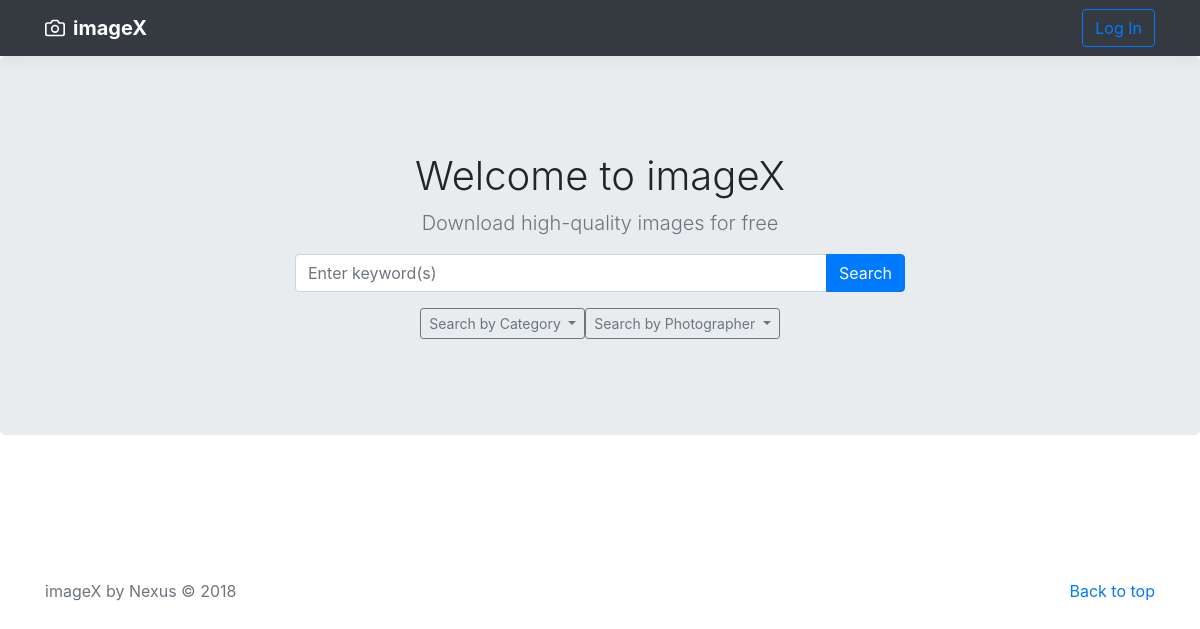
Before: / with the older database file.
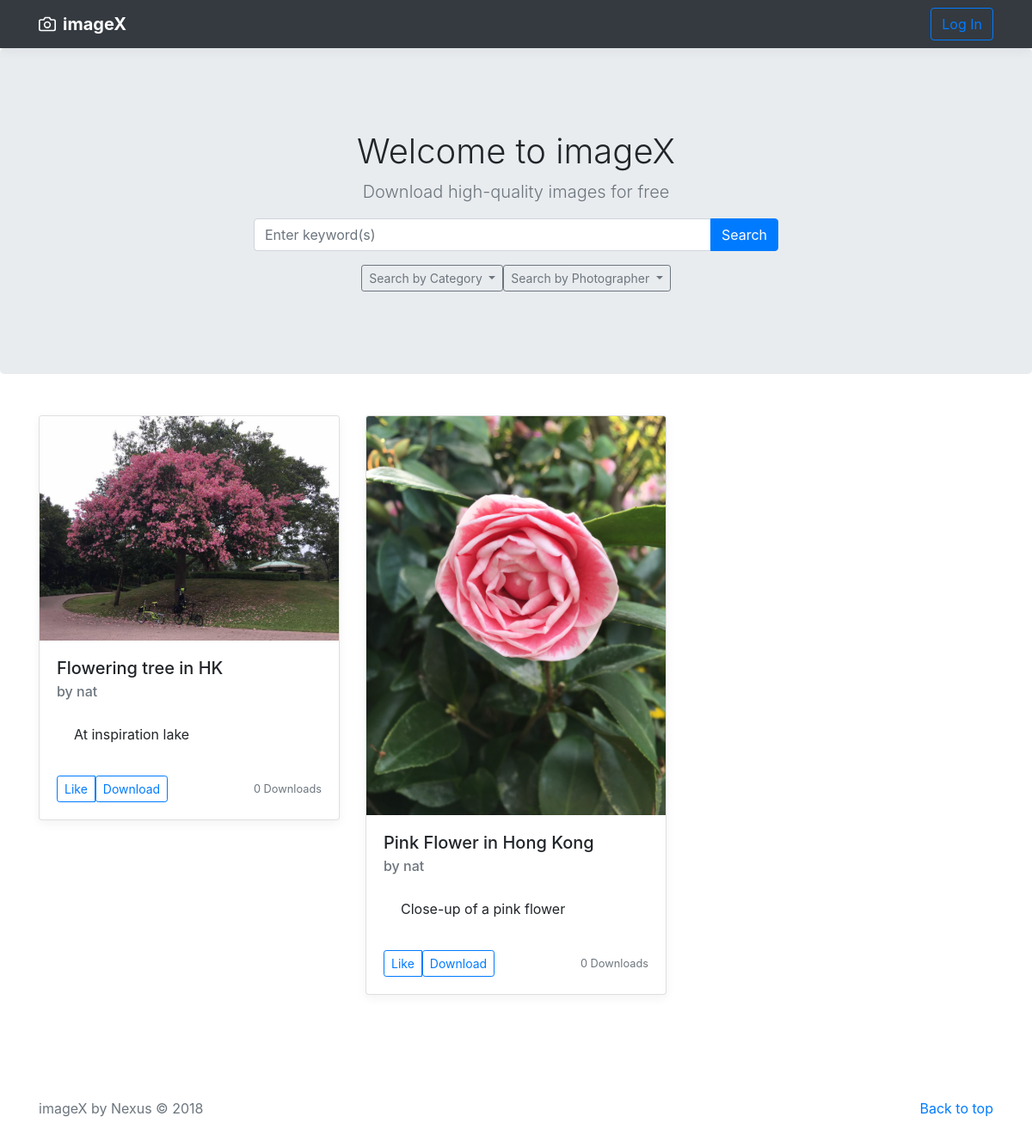
After: the same page with the newer database file.
### search/models.py (models this page shows, shortened)
class Image(models.Model):
    img = models.ImageField(upload_to='')
    title = models.CharField(max_length=90)
    category = models.ForeignKey(Category, to_field='cat_name', on_delete=models.CASCADE)
    description = models.CharField(max_length=280)
    tag = models.ManyToManyField(Tag)
    photographer = models.ForeignKey(Member, on_delete=models.CASCADE)
    upload_date = models.DateField(default=datetime.date.today)
    num_of_downloads = models.IntegerField(default=0)

### accounts/models.py (models this page shows)
class Member(models.Model):
    username = models.OneToOneField(User, to_field='username', on_delete=models.CASCADE)
    daily_quota = models.IntegerField(default=4)
    def __str__(self):
        return str(self.username)

### search/views.py (the view)
# urls.py: path('', views.index, name='index'),
def index(request):
    all_images = Image.objects.all().order_by('-upload_date', '-id')
    all_cat = Category.CATEGORY
    all_photog = Member.objects.all()
    return render(request, 'index.html', {'images': all_images, 'all_cat': all_cat, 'all_photog': all_photog})

### templates/index.html (shortened to what this page needs)
{% extends "base.html" %}
{% block content %}
    <section class="jumbotron text-center mb-0">
        <div class="container">
            <h1 class="jumbotron-heading">Welcome to imageX</h1>
            <p class="lead text-muted">Download high-quality images for free</p>
            <p>
            <form method="get" action="/search/results/">
                <div class="input-group mb-3">
                    <input type="text" class="form-control" name="q"
                           placeholder="Enter keyword(s)"
                           aria-describedby="basic-addon2">
                    <div class="input-group-append">
                        <button type="submit" class="btn btn-primary"
                                aria-haspopup="true" aria-expanded="false">
                            Search
                        </button>
                    </div>
                </div>
            </form>
            </p>
            <div class="btn-group">
                <form method="get" action="/search/category/">
                    <div class="dropdown">
                        <button class="btn btn-outline-secondary btn-sm dropdown-toggle" type="button"
                                id="dropdownMenu2"
                                data-toggle="dropdown" aria-haspopup="true" aria-expanded="false">
                            Search by Category
                        </button>
                    </div>
                </form>
                <form method="get" action="/search/photographer/">
                    <div class="dropdown">
                        <button class="btn btn-outline-secondary btn-sm dropdown-toggle" type="button"
                                id="dropdownMenu3"
                                data-toggle="dropdown" aria-haspopup="true" aria-expanded="false">
                            Search by Photographer
                        </button>
                    </div>
                </form>
            </div>
        </div>
    </section>
    <div class="album py-5">
        <div class="container">
            <div class="row">
                {% for i in images %}
                    <div class="col-md-4">
                        <div class="card mb-4 box-shadow">
                            <img class="card-img-top"
                                 src="http://127.0.0.1:8000/images/{{ i.img }}"
                                 alt="{{ i.description }}"
                                 id="{{ i.img.name }}">
                            <div class="card-body">
                                <h5 class="card-title">{{ i.title }}</h5>
                                <h6 class="card-subtitle mb-2 text-muted">by {{ i.photographer.username }}</h6>
                                <p class="card-body">{{ i.description }}</p>
                                <div class="d-flex justify-content-between align-items-center">
                                    <div class="btn-group">
                                        <button type="button" class="btn btn-sm btn-outline-primary">Like</button>
                                        <form method="GET" action="/download/">
                                        <button type="submit" class="btn btn-sm btn-outline-primary" name="{{ i.img.name }}">Download</button>
                                        </form>
                                    </div>
                                    <small class="text-muted">{{ i.num_of_downloads }} Downloads</small>
                                </div>
                            </div>
                        </div>
                    </div>
                {% endfor %}
            </div>
        </div>
    </div>
{% endblock %}

### templates/base.html (shortened to what this page needs)
<!DOCTYPE html>
<html lang="en">
<head>
    <link rel="stylesheet" href="https://maxcdn.bootstrapcdn.com/bootstrap/4.0.0/css/bootstrap.min.css"
>
    <link rel="stylesheet" href="https://maxcdn.bootstrapcdn.com/font-awesome/4.7.0/css/font-awesome.min.css"
>
    {% load static %}
    <link href="{% static 'custom.css' %}" rel="stylesheet">
</head>
<body>
<header>
    <nav class="navbar navbar-expand-lg navbar-dark bg-dark box-shadow">
        <div class="container d-flex justify-content-between">
            <a href="/" class="navbar-brand d-flex align-items-center">
                <strong>imageX</strong>
            </a>
            <div class="collapse navbar-collapse" id="navbarTogglerDemo01">
                {% if request.user.is_authenticated %}
                    <span class="navbar-text">Welcome back, {{ request.user.first_name }}</span>
                    <a class="nav-link pr-0" href="/profiles/">My Profile</a>
                    <a class="nav-link pr-0" href="/change_password/">Change Password</a>
                    <a class="nav-link" href="/upload/">Upload</a>
                    <a class="btn btn-outline-primary" href="/logout/" role="">Log Out</a>
                {% else %}
                    <a class="btn btn-outline-primary" href="/login/" role="">Log In</a>
                {% endif %}
            </div>
        </div>
    </nav>
</header>
<main role="main" id="content">
    {% block content %}{% endblock %}
</main>
<footer class="text-muted">
    <div class="container">
        <p class="float-right">
            <a href="#">Back to top</a>
        </p>
        <p>imageX by Nexus &copy; 2018</p>
    </div>
</footer>
{% load static %}
</body>
</html>

### static/custom.css (style rules this page uses)
:root { --jumbotron-padding-y: 3rem; }
.jumbotron { padding-top: var(--jumbotron-padding-y); padding-bottom: var(--jumbotron-padding-y); margin-bottom: 0; background-color: #E9ECEF; }
@media (min-width: 768px) { .jumbotron { padding-top: calc(var(--jumbotron-padding-y) * 2); padding-bottom: calc(var(--jumbotron-padding-y) * 2); } }
.jumbotron-heading { font-weight: 300; }
.jumbotron .container { max-width: 40rem; }
footer { padding-top: 3rem; padding-bottom: 3rem; }
footer p { margin-bottom: .25rem; }
.box-shadow { box-shadow: 0 .25rem .75rem rgba(0, 0, 0, .05); }

Changed rows visible on the page:
added Image: img (picture), title "Flowering tree in HK", photographer.username "nat", description "At inspiration lake", num_of_downloads "0"
added Image: img (picture), title "Pink Flower in Hong Kong", photographer.username "nat", description "Close-up of a pink flower", num_of_downloads "0"
